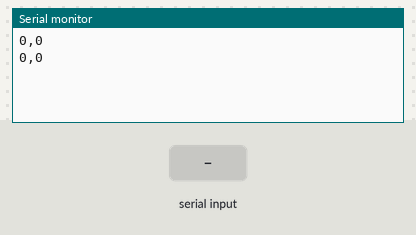
Bench run of a sketch on a simulated Arduino Uno, built with avr-gcc and run on an emulated ATmega328P. Shown: the last lines printed to the serial monitor. The test bench sets the inputs (shaded band).

Above: at 1.2 s.
1.3 s: "1" received over Serial
At 2.6 s:
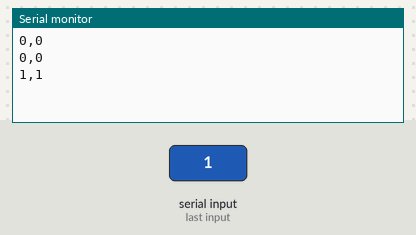
2.8 s: "0" received over Serial
At 3.4 s:
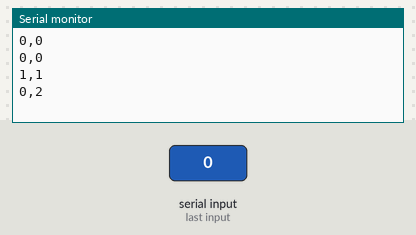
4.3 s: "2" received over Serial
At 5.8 s:
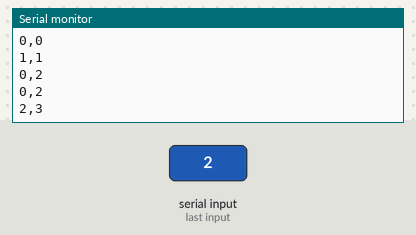
Timing chart, 0 to 7.3 s (numbered marks = the images above; inputs shaded):
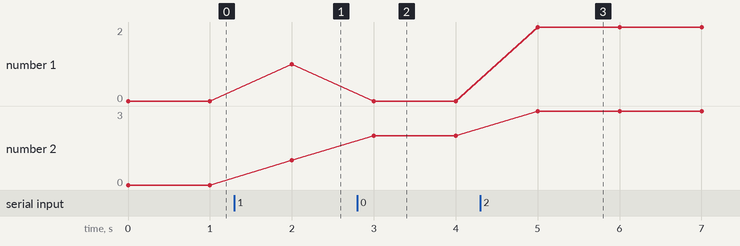

Measured:
- after the input at 1.3 s, the serial monitor: prints a new line after 0.70 s (image 1)
- after the input at 2.8 s, the serial monitor: prints a new line after 0.20 s (image 2)
- after the input at 4.3 s, the serial monitor: prints a new line after 0.70 s (image 3)
- plotted number 1: 0 → 1 after the input at 1.3 s
- plotted number 2: 0 → 1 after the input at 1.3 s, 1 → 2 after the input at 2.8 s, 2 → 3 after the input at 4.3 s

The sketch:

Ex08.ino
```cpp
char incomingChar = '0';
int cnt = 0;

void setup() {
    Serial.begin(9600);
}

void loop() {
    if (Serial.available() > 0) {
        incomingChar = Serial.read();
        cnt++;
    }
    //Serial.print("Litera to: ");
    Serial.print(incomingChar);
    Serial.print(",");
    Serial.println(cnt);
    //Serial.println(" razy.");
    delay(1000);
}
// Przypomniec sobie jak robi sie stringi w C (tablice)
```
